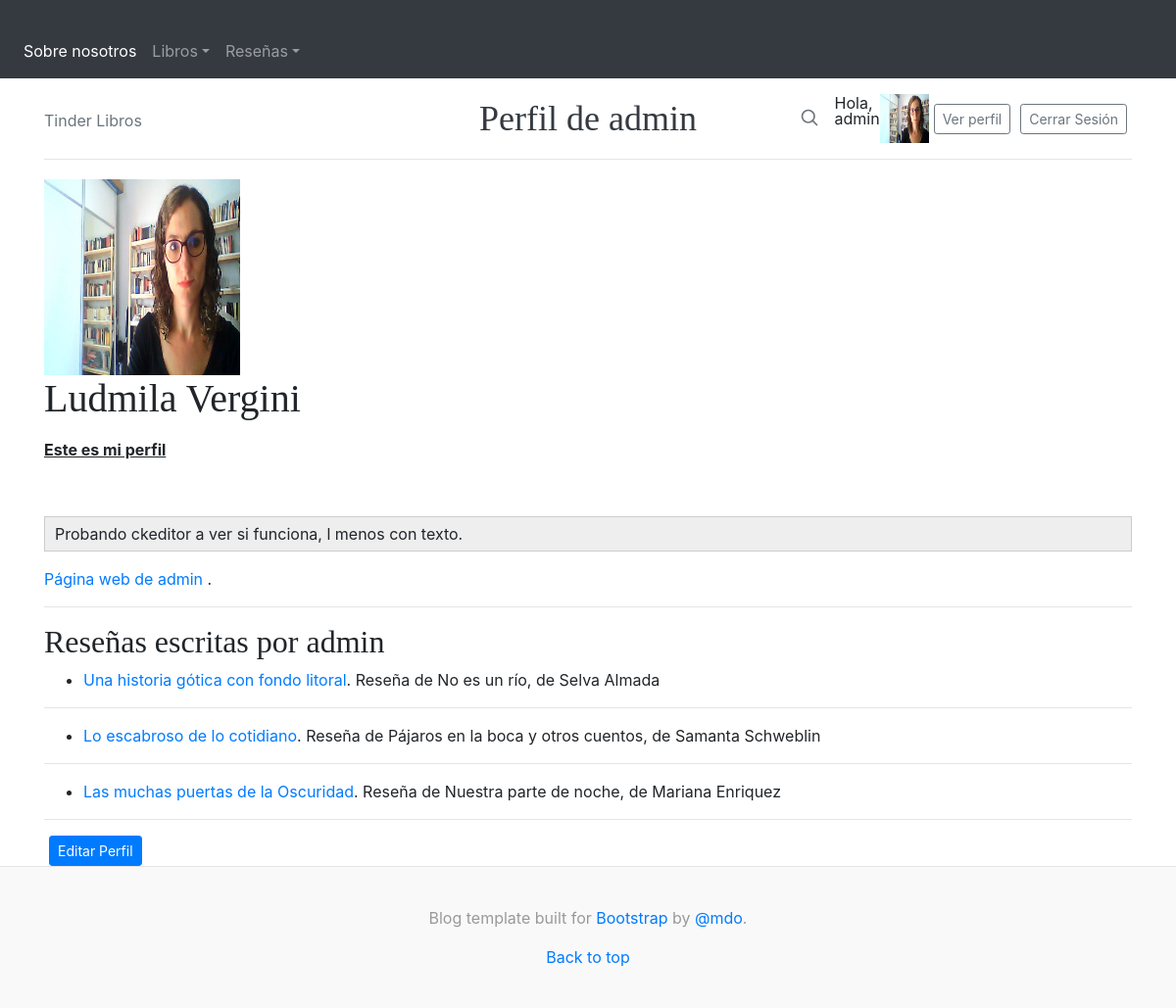
The page /accounts/profile/1 (signed in) on the database as committed earlier.
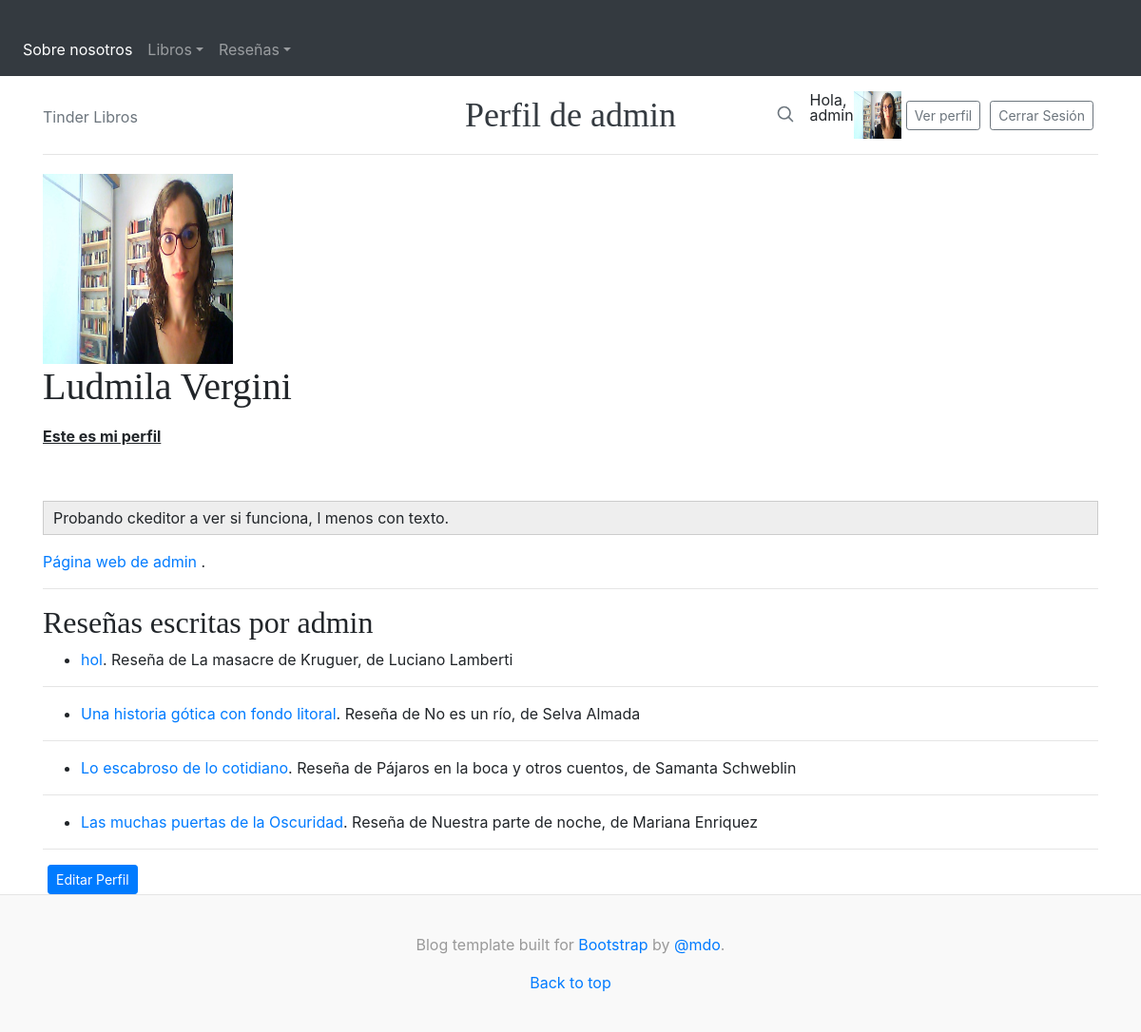
The same page on the database as committed later.
### accounts/models.py (models this page shows, shortened)
class Perfil(models.Model):
    user = models.OneToOneField(User, on_delete=models.CASCADE)
    imagen = models.ImageField(default="default.jpg", upload_to="imagenesPerfil")
    descripcion = RichTextField(max_length=500, blank=True)
    pagina_web=models.URLField()

### Blog/models.py (models this page shows, shortened)
class Post(models.Model):
    titulo = models.CharField(max_length=250)
    subtitulo=models.CharField(max_length=250)
    autor=models.ForeignKey(User, on_delete=models.CASCADE)
    categoria=models.ForeignKey(Categoria, on_delete=models.SET_NULL, null=True, blank=True)
    libro=models.ForeignKey(Libro, on_delete=models.CASCADE, null=True)
    imagen=models.ImageField(null=True, blank=True, upload_to="imagenesBlog")
    cuerpo=RichTextField()
    fecha_publicacion=models.DateTimeField(auto_now_add=True)
    likes=models.ManyToManyField(User, related_name='likes')
    class Meta:
        ordering = ["-fecha_publicacion"]

### Libros/models.py (models this page shows, shortened)
class Libro(models.Model):
    titulo= models.CharField(max_length=100)
    isbn= models.CharField(max_length=30)
    fecha_publicacion = models.DateField()
    editorial = models.ForeignKey(Editorial,on_delete=models.CASCADE)
    autor = models.ForeignKey(Autor,on_delete=models.CASCADE)
    imagen=models.ImageField(null=True, blank=True, upload_to="imagenesLibros")
    class Meta:
        ordering = ["titulo"]

class Autor(models.Model):
    nombre= models.CharField(max_length=30)
    apellido= models.CharField(max_length=30)
    class Meta:
        ordering = ["apellido"]

### accounts/views.py (the view)
# urls.py: path('profile/<int:pk>',views.profile,name="profile"),
def profile(request, pk):
    usuario=User.objects.filter(pk=pk)
    if len(usuario)!=0:
        usuario=usuario[0]
        posts=Post.objects.filter(autor=usuario)
        return render(request, "accounts/profile.html", {"usuario":usuario, "posts":posts})
    else:
        return render(request, "Blog/inicio.html", {"mensaje":"No hay usuarios con esos datos"})

### accounts/templates/accounts/profile.html
{% extends "Blog/padre_simple.html" %}
{% load static %}
{% block titulopagina %} Perfil de {{ usuario.username }} {% endblock %}
{% block cuerpodelapagina %}
<img class="profile-image" src="{{ usuario.perfil.imagen.url }}" width="200" height="200" alt="Imagen de {{usuario.username}}">
<h1>{{usuario.first_name}} {{usuario.last_name}}</h1>
<p>{{usuario.perfil.descripcion|safe}}</p>
<a href="{{user.perfil.pagina_web}}" target="_blank">Página web de {{usuario.username}} </a>.
{% if posts %}
<hr>
<h2> Reseñas escritas por {{usuario.username}}</h2>
{% for post in posts %}
<ul>
    <li><a href="{% url 'PostVista' post.id %}"> {{ post.titulo }}</a>. Reseña de  {{ post.libro.titulo }}, de {{ post.libro.autor.nombre }} {{ post.libro.autor.apellido }} </li>
</ul>
<hr>
{% endfor %}
{% else %}
<p>{{usuario.username}} todavía no escribió ninguna reseña. </p>
{% endif %}
{% if request.user == usuario %}
<div class="links">
<a href="{% url 'editarPerfil' %}" class="btn btn-sm btn-primary">Editar Perfil</a>
</div>
{% endif %}
{% endblock %}

### Blog/templates/Blog/padre_simple.html (shortened to what this page needs)
<!doctype html>
<html lang="en">
  <head>
    {% load static %}
    <link href="{%static 'Blog/css/styles.css' %}" rel="stylesheet">
    <link href="{%static 'Blog/css/styles.css' %}" rel="stylesheet">
    <link href="{%static 'Blog/css/blog.css' %}" rel="stylesheet">
  </head>
  <body>
    <nav class="navbar navbar-expand-lg navbar-dark bg-dark" aria-label="Ninth navbar example">
      <div class="container-xl">
        <div class="collapse navbar-collapse" id="navbarsExample07XL">
          <ul class="navbar-nav me-auto mb-2 mb-lg-0">
            <li class="nav-item">
              <a class="nav-link active" aria-current="page" href="{% url 'About' %}">Sobre nosotros</a>
            </li>
            <li class="nav-item dropdown">
              <a class="nav-link dropdown-toggle" href="#" data-toggle="dropdown" aria-expanded="false">Libros</a>
            </li>
            <li class="nav-item dropdown">
              <a class="nav-link dropdown-toggle" href="#" data-toggle="dropdown" aria-expanded="false">Reseñas</a>
            </li>
        </div>
      </div>
    </nav>
    <div class="container">
      <header class="blog-header py-3">
        <div class="row flex-nowrap justify-content-between align-items-center">
          <div class="col-4 pt-1">
            <a class="text-muted" href="/">Tinder Libros</a>
          </div>
          <div class="col-4 text-center">
            <a class="blog-header-logo text-dark" href="#">{% block titulopagina %} {% endblock %}</a>
          </div>
          <div class="col-4 d-flex justify-content-end align-items-center">
            <a class="text-muted" href="#">
              <svg xmlns="http://www.w3.org/2000/svg" width="20" height="20" viewBox="0 0 24 24" fill="none" stroke="currentColor" stroke-width="2" stroke-linecap="round" stroke-linejoin="round" class="mx-3"><circle cx="10.5" cy="10.5" r="7.5"></circle><line x1="21" y1="21" x2="15.8" y2="15.8"></line></svg>
            </a>
            {% if not request.user.is_authenticated %}
              <a class="btn btn-sm btn-outline-secondary" href="{% url 'login' %}">Iniciar Sesión</a>
              <a class="btn btn-sm btn-outline-secondary" href="{% url 'signup' %}">Registrarse</a>
                {% else %}
                <p>Hola, {{ user.username }}</p>
                <img src="{{ user.perfil.imagen.url }}" width="50" height="50"  alt="">
                <a class="btn btn-sm btn-outline-secondary" href="{% url 'profile' request.user.pk %}">Ver perfil</a>
                <a class="btn btn-sm btn-outline-secondary" href="{% url 'logout' %}">Cerrar Sesión</a>
                {% endif %}
          </div>
        </div>
      </header>
      {% block cuerpodelapagina %}
      {% endblock %}
    </div>
    <footer class="blog-footer">
      <p>Blog template built for <a href="https://getbootstrap.com/">Bootstrap</a> by <a href="https://twitter.com/mdo">@mdo</a>.</p>
      <p>
        <a href="#">Back to top</a>
      </p>
    </footer>
  </body>
</html>

### Blog/static/Blog/css/blog.css (style rules this page uses)
.btn { margin: 0 5px; }
.blog-header { line-height: 1; border-bottom: 1px solid #e5e5e5; margin-bottom: 20px; }
.blog-header-logo { font-family: "Playfair Display", Georgia, "Times New Roman", serif; font-size: 2.25rem; }
h1, h2, h3, h4, h5, h6 { font-family: "Playfair Display", Georgia, "Times New Roman", serif; }
.blog-footer { padding: 2.5rem 0; color: #999; text-align: center; background-color: #f9f9f9; border-top: .05rem solid #e5e5e5; }
.blog-footer p:last-child { margin-bottom: 0; }

Rows that differ between the two databases and show on the page:
added Post: titulo "hol", libro.titulo "La masacre de Kruguer", libro.autor.nombre "Luciano", libro.autor.apellido "Lamberti"
